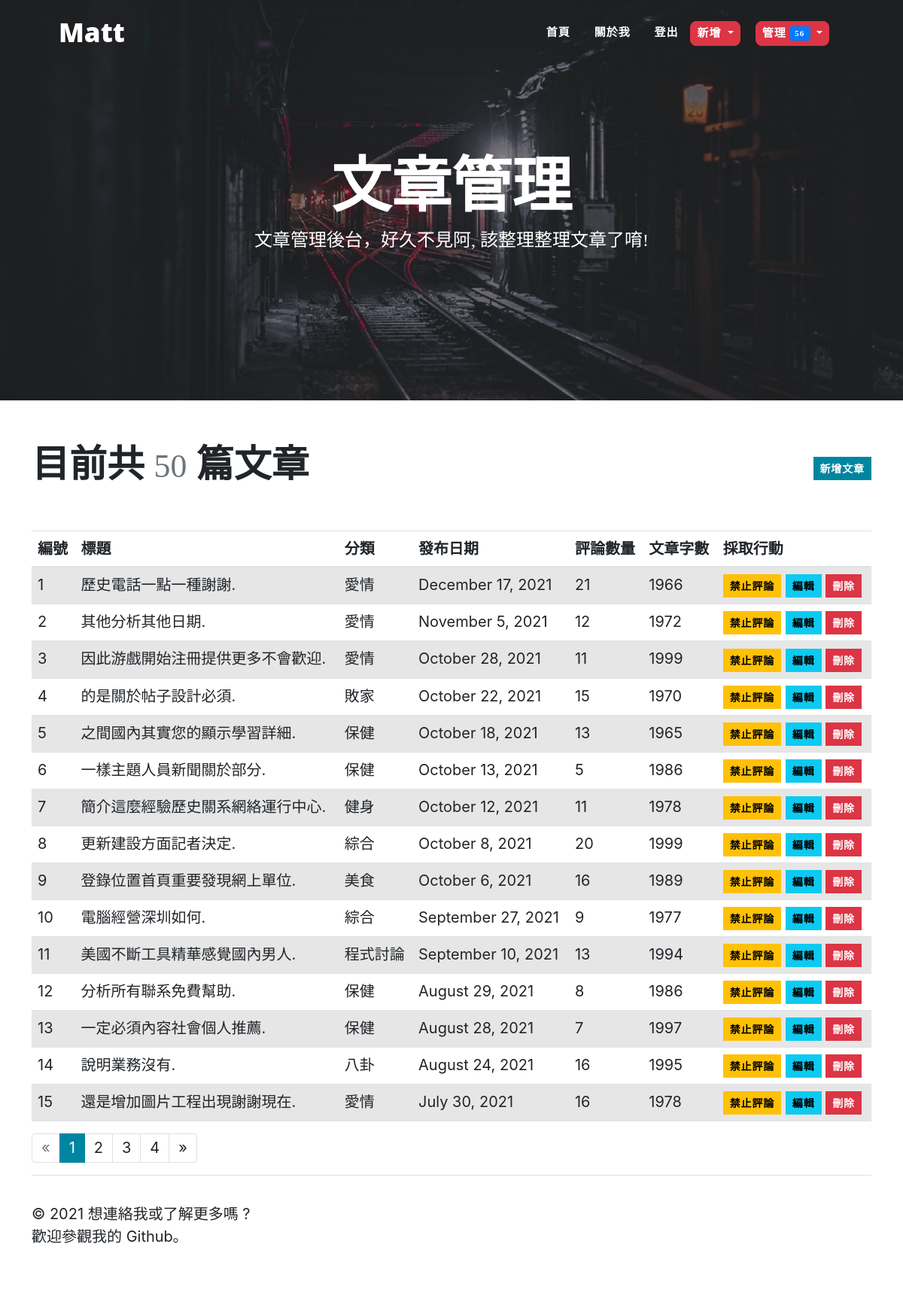
/admin/post/manage (signed in), run on the app's committed database.
### PersonalBlog/models.py (models this page shows, shortened)
class Post(db.Model):
    id = db.Column(db.Integer, primary_key = True)
    title = db.Column(db.String(60))
    body = db.Column(db.Text)
    timestamp = db.Column(db.DateTime, default = datetime.utcnow, index = True)
    can_comment = db.Column(db.Boolean, default = True)
    category_id = db.Column(db.Integer, db.ForeignKey('category.id'))
    category = db.relationship('Category', back_populates = 'posts')
    comments = db.relationship('Comment', back_populates = 'post', cascade = 'all, delete-orphan') # collection

class Category(db.Model):
    id = db.Column(db.Integer, primary_key = True)
    name = db.Column(db.String(30), unique = True)
    posts = db.relationship('Post', back_populates = 'category')

### PersonalBlog/blueprints/admin.py (the view)
@admin_bp.route('/post/manage')
@login_required
def manage_post():
    page = request.args.get('page', 1, type = int )
    per_page = current_app.config['BLUELOG_MANAGE_POST_PER_PAGE']
    pagination = Post.query.order_by(Post.timestamp.desc()).paginate(page = page, per_page = per_page)
    posts = pagination.items
    return render_template('admin/manage_post.html', page = page, pagination = pagination, posts = posts)

### PersonalBlog/__init__.py (called while the page is built)
def register_template_context(app):
    @app.context_processor
    def make_template_context():
        admin = Admin.query.first()
        categories = Category.query.order_by(Category.name).all()
        links = Link.query.order_by(Link.name).all()
        if current_user.is_authenticated:
            unread_comments = Comment.query.filter_by(reviewed = False).count()
        else:
            unread_comments = None
        return dict(admin = admin, categories = categories, links = links, unread_comments = unread_comments)

### PersonalBlog/extensions.py (called while the page is built)
@login_manager.user_loader
def load_user(user_id):
    from PersonalBlog.models import Admin
    user = Admin.query.get(int(user_id))
    return user

### PersonalBlog/templates/admin/manage_post.html (shortened to what this page needs)
{% extends 'base.html' %}
{% from 'bootstrap/pagination.html' import render_pagination %}
{% block blogTitle %}文章管理{% endblock %}
{% block blogSubTitle %}文章管理後台，好久不見阿, 該整理整理文章了唷!{% endblock %}
{% block style %}style="background-image: url({{url_for('static', filename='back.jpg') }})"{% endblock %}
{% block content %}
<div class="managePost">
    目前共 <small class="text-muted">{{ pagination.total }}</small> 篇文章
    <span class="float-right"><a class="btn btn-primary btn-sm" href="{{ url_for('admin.new_post') }}">新增文章</a></span>
</div>
{% if posts %}
<table class="table table-striped">
    <thead>
        <tr>
            <th>編號</th>
            <th>標題</th>
            <th>分類</th>
            <th>發布日期</th>
            <th>評論數量</th>
            <th>文章字數</th>
            <th>採取行動</th>
        </tr>
    </thead>
    {% for post in posts %}
    <tr>
        <td>{{ loop.index + ((page - 1) * config.BLUELOG_MANAGE_POST_PER_PAGE) }}</td>
        <td><a href="{{ url_for('blog.show_post', post_id=post.id) }}">{{ post.title }}</a></td>
        <td><a href="{{ url_for('blog.show_category', category_id=post.category.id) }}">{{ post.category.name }}</a></td>
        <td>{{ moment(post.timestamp).format('LL') }}</td>
        <td><a href="{{ url_for('blog.show_post', post_id=post.id) }}#comments">{{ post.comments|length }}</a></td>
        <td>{{ post.body|length }}</td>
        <td>
            <form class="inline" method="post"
                  action="{{ url_for('.set_comment', post_id=post.id, next=request.full_path) }}">
                <button type="submit" class="btn btn-warning btn-sm">
                    {% if post.can_comment %}禁止{% else %}允許{% endif %}評論
                </button>
            </form>
            <a class="btn btn-info btn-sm" href="{{ url_for('.edit_post', post_id=post.id) }}">編輯</a>
            <form class="inline" method="post"
                  action="{{ url_for('.delete_post', post_id=post.id, next=request.full_path) }}">
                <button type="submit" class="btn btn-danger btn-sm" onclick="return confirm('Are you sure?');">刪除
                </button>
            </form>
        </td>
    </tr>
    {% endfor %}
</table>
<div>{{ render_pagination(pagination)}}</div>
{% else %}
<div class="tip">沒有任何文章｡</div>
{% endif %}
{% endblock %}

### data on the page
Post: title "歷史電話一點一種謝謝.", category.name "愛情", timestamp "December 17, 2021", comments|length "21", body|length "1966", can_comment "禁止"
Post: title "其他分析其他日期.", category.name "愛情", timestamp "November 5, 2021", comments|length "12", body|length "1972", can_comment "禁止"
Post: title "因此游戲開始注冊提供更多不會歡迎.", category.name "愛情", timestamp "October 28, 2021", comments|length "11", body|length "1999", can_comment "禁止"
Post: title "的是關於帖子設計必須.", category.name "敗家", timestamp "October 22, 2021", comments|length "15", body|length "1970", can_comment "禁止"
Post: title "之間國內其實您的顯示學習詳細.", category.name "保健", timestamp "October 18, 2021", comments|length "13", body|length "1965", can_comment "禁止"
Post: title "一樣主題人員新聞關於部分.", category.name "保健", timestamp "October 13, 2021", comments|length "5", body|length "1986", can_comment "禁止"
Post: title "簡介這麼經驗歷史關系網絡運行中心.", category.name "健身", timestamp "October 12, 2021", comments|length "11", body|length "1978", can_comment "禁止"
Post: title "更新建設方面記者決定.", category.name "綜合", timestamp "October 8, 2021", comments|length "20", body|length "1999", can_comment "禁止"
Post: title "登錄位置首頁重要發現網上單位.", category.name "美食", timestamp "October 6, 2021", comments|length "16", body|length "1989", can_comment "禁止"
Post: title "電腦經營深圳如何.", category.name "綜合", timestamp "September 27, 2021", comments|length "9", body|length "1977", can_comment "禁止"
Post: title "美國不斷工具精華感覺國內男人.", category.name "程式討論", timestamp "September 10, 2021", comments|length "13", body|length "1994", can_comment "禁止"
Post: title "分析所有聯系免費幫助.", category.name "保健", timestamp "August 29, 2021", comments|length "8", body|length "1986", can_comment "禁止"
Post: title "一定必須內容社會個人推薦.", category.name "保健", timestamp "August 28, 2021", comments|length "7", body|length "1997", can_comment "禁止"
Post: title "說明業務沒有.", category.name "八卦", timestamp "August 24, 2021", comments|length "16", body|length "1995", can_comment "禁止"
Post: title "還是增加圖片工程出現謝謝現在.", category.name "愛情", timestamp "July 30, 2021", comments|length "16", body|length "1978", can_comment "禁止"

### other printed values
{{ unread_comments }} "56"
{{ pagination.total }} "50"
{{ render_pagination(pagination) }} "« 1 2 3 4 »"
